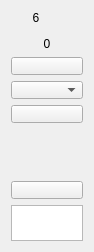
        <widget class="QWidget" name="widget_7" native="true">
         <property name="maximumSize">
          <size>
           <width>68</width>
           <height>16777215</height>
          </size>
         </property>
         <layout class="QVBoxLayout" name="verticalLayout_7" stretch="0,10,1,1,1,1,0,1,0">
          <item>
           <widget class="QLabel" name="lbl_ChName_6">
            <property name="maximumSize">
             <size>
              <width>50</width>
              <height>16777215</height>
             </size>
            </property>
            <property name="text">
             <string>6</string>
            </property>
            <property name="alignment">
             <set>Qt::AlignCenter</set>
            </property>
           </widget>
          </item>
          <item>
           <widget class="VolumeWidget" name="Disp_Level_6" native="true">
            <property name="minimumSize">
             <size>
              <width>0</width>
              <height>0</height>
             </size>
            </property>
            <property name="maximumSize">
             <size>
              <width>40</width>
              <height>16777215</height>
             </size>
            </property>
            <property name="MaxValue" stdset="0">
             <number>20</number>
            </property>
            <property name="MinValue" stdset="0">
             <number>-80</number>
            </property>
            <property name="SingleTrack" stdset="0">
             <bool>true</bool>
            </property>
            <property name="ScaleLabel" stdset="0">
             <bool>true</bool>
            </property>
           </widget>
          </item>
          <item>
           <widget class="QLabel" name="lbl_Level_6">
            <property name="maximumSize">
             <size>
              <width>16777215</width>
              <height>16777215</height>
             </size>
            </property>
            <property name="text">
             <string>0</string>
            </property>
            <property name="alignment">
             <set>Qt::AlignCenter</set>
            </property>
           </widget>
          </item>
          <item>
           <widget class="QPushButton" name="btn_Phantom_6">
            <property name="minimumSize">
             <size>
              <width>50</width>
              <height>18</height>
             </size>
            </property>
            <property name="maximumSize">
             <size>
              <width>16777215</width>
              <height>18</height>
             </size>
            </property>
            <property name="focusPolicy">
             <enum>Qt::StrongFocus</enum>
            </property>
            <property name="text">
             <string/>
            </property>
            <property name="checkable">
             <bool>true</bool>
            </property>
           </widget>
          </item>
          <item>
           <widget class="QComboBox" name="comboBox_PreampGain_6">
            <property name="minimumSize">
             <size>
              <width>0</width>
              <height>18</height>
             </size>
            </property>
            <property name="maximumSize">
             <size>
              <width>16777215</width>
              <height>18</height>
             </size>
            </property>
            <property name="focusPolicy">
             <enum>Qt::StrongFocus</enum>
            </property>
            <property name="currentIndex">
             <number>-1</number>
            </property>
           </widget>
          </item>
          <item>
           <widget class="QPushButton" name="btnInvert_6">
            <property name="minimumSize">
             <size>
              <width>0</width>
              <height>18</height>
             </size>
            </property>
            <property name="maximumSize">
             <size>
              <width>16777215</width>
              <height>18</height>
             </size>
            </property>
            <property name="focusPolicy">
             <enum>Qt::StrongFocus</enum>
            </property>
            <property name="text">
             <string/>
            </property>
            <property name="checkable">
             <bool>true</bool>
            </property>
           </widget>
          </item>
          <item alignment="Qt::AlignHCenter">
           <widget class="ConfigGainWidget" name="spinBoxGain_6" native="true">
            <property name="minimumSize">
             <size>
              <width>46</width>
              <height>46</height>
             </size>
            </property>
            <property name="layoutDirection">
             <enum>Qt::LeftToRight</enum>
            </property>
            <property name="Value" stdset="0">
             <double>0.000000000000000</double>
            </property>
            <property name="MaxValue" stdset="0">
             <double>12.000000000000000</double>
            </property>
            <property name="MinValue" stdset="0">
             <double>-100.000000000000000</double>
            </property>
            <property name="Decimals" stdset="0">
             <number>1</number>
            </property>
           </widget>
          </item>
          <item>
           <widget class="QPushButton" name="btnMute_6">
            <property name="minimumSize">
             <size>
              <width>0</width>
              <height>18</height>
             </size>
            </property>
            <property name="maximumSize">
             <size>
              <width>16777215</width>
              <height>18</height>
             </size>
            </property>
            <property name="focusPolicy">
             <enum>Qt::StrongFocus</enum>
            </property>
            <property name="text">
             <string/>
            </property>
            <property name="checkable">
             <bool>true</bool>
            </property>
           </widget>
          </item>
          <item>
           <widget class="QTextEdit" name="textEdit_6">
            <property name="minimumSize">
             <size>
              <width>0</width>
              <height>36</height>
             </size>
            </property>
            <property name="maximumSize">
             <size>
              <width>16777215</width>
              <height>36</height>
             </size>
            </property>
           </widget>
          </item>
         </layout>
        </widget>
